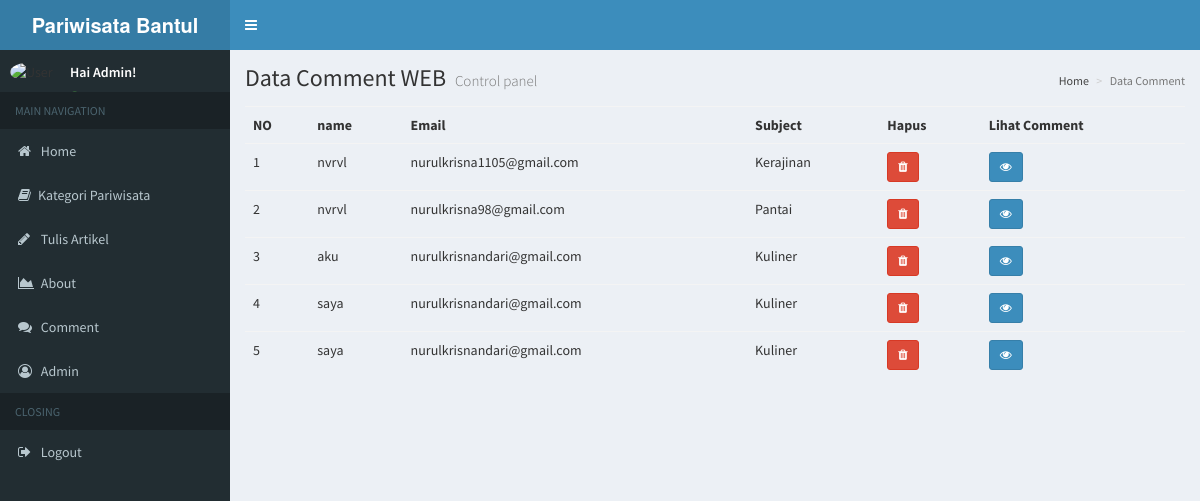
Page /index.php/comment on the committed database.
### tables this page shows
CREATE TABLE `comment` (
  `id_cmt` int(11) NOT NULL,
  `nm_cmt` varchar(50) NOT NULL,
  `email` varchar(50) NOT NULL,
  `subject` varchar(50) NOT NULL,
  `mssg` text NOT NULL
);

### application/controllers/Comment.php (called while the page is built, shortened)
<?php
class Comment extends CI_Controller {
	public function index()
	{
        $data['Comment'] = $this->Comment_model->tampil_data()->result();
        $this->load->view('dasboard/header');
        $this->load->view('dasboard/sidebar');
        $this->load->view('comment/commentview', $data);
        $this->load->view('dasboard/footer');
    }
}

### index.php (called while the page is built, shortened)
<?php
require_once BASEPATH.'core/CodeIgniter.php';

### application/models/Comment_model.php (called while the page is built, shortened)
<?php
class Comment_model extends CI_Model {
	public function tampil_data()
	{
      return $this->db->get('comment');
    }
}

### application/views/comment/commentview.php (the view)
<div class="content-wrapper">
    <section class="content-header">
      <h1>
        Data Comment WEB
        <small>Control panel</small>
      </h1>
      <ol class="breadcrumb">
        <li><a href="<?=site_url('Dashboards')?>"></i> Home</a></li>
        <li class="active">Data Comment</li>
      </ol>
    </section>
    <section class="content">
        <table class="table">
            <tr>
                <th>NO</th>
                <th>name</th>
                <th>Email</th>
                <th>Subject</th>
                <th>Hapus</th>
                <th>Lihat Comment</th>
            </tr>
            <?php
            $no = 1;
            foreach ($Comment as $reg) : ?>
                <tr>
                    <td><?php echo $no++ ?></td>
                    <td><?php echo $reg->nm_cmt ?></td>
                    <td><?php echo $reg->email ?></td>
                       <td><?php echo $reg->subject ?></td>
                    <td onclick="javascript: return confirm('Anda yakin ingin menghapus data ini?')"><?php echo anchor('Comment/hapus/'.$reg->id_cmt, '<div class="btn btn-danger btn-sm"><i class="fa fa-trash"></i></div>') ?></td>
                    <td><?php echo anchor('Comment/isi/'.$reg->id_cmt,'<div class="btn btn-primary btn-sm"><i class="fa fa-eye"></i></div>') ?></td>
                </tr>
            <?php endforeach; ?>
        </table>
    </section>
</div>

### application/views/dasboard/header.php (shortened to what this page needs)
<!DOCTYPE html>
<html>
<head>
  <link rel="stylesheet" href="<?php echo base_url() ?>tamp/bower_components/bootstrap/dist/css/bootstrap.min.css">
  <link rel="stylesheet" href="<?php echo base_url() ?>tamp/bower_components/font-awesome/css/font-awesome.min.css">
  <link rel="stylesheet" href="<?php echo base_url() ?>tamp/bower_components/Ionicons/css/ionicons.min.css">
  <link rel="stylesheet" href="<?php echo base_url() ?>tamp/dist/css/AdminLTE.min.css">
  <link rel="stylesheet" href="<?php echo base_url() ?>tamp/dist/css/skins/_all-skins.min.css">
  <link rel="stylesheet" href="<?php echo base_url() ?>tamp/bower_components/morris.js/morris.css">
  <link rel="stylesheet" href="<?php echo base_url() ?>tamp/bower_components/jvectormap/jquery-jvectormap.css">
  <link rel="stylesheet" href="<?php echo base_url() ?>tamp/bower_components/bootstrap-datepicker/dist/css/bootstrap-datepicker.min.css">
  <link rel="stylesheet" href="<?php echo base_url() ?>tamp/bower_components/bootstrap-daterangepicker/daterangepicker.css">
  <link rel="stylesheet" href="<?php echo base_url() ?>tamp/plugins/bootstrap-wysihtml5/bootstrap3-wysihtml5.min.css">
</head>
<body class="hold-transition skin-blue sidebar-mini">
<div class="wrapper">
  <header class="main-header">
    <a href="<?=site_url('Dashboards')?>" class="logo">
      <span class="logo-lg"><b>Pariwisata Bantul</b></span>
    </a>
    <nav class="navbar navbar-static-top">
      <a href="#" class="sidebar-toggle" data-toggle="push-menu" role="button">
      </a>
    </nav>
  </header>

### application/views/dasboard/sidebar.php
<aside class="main-sidebar">
  <section class="sidebar">
    <div class="user-panel">
      <div class="pull-left image">
        <img src="<?php echo base_url() ?>assets/images/tugu.png" class="img-circle" alt="User Image">
      </div>
      <div class="pull-left info">
        <p>Hai Admin!</p>
        <a href="#"><i class="fa fa-circle text-success"></i> Online</a>
      </div>
    </div>
    <ul class="sidebar-menu" data-widget="tree">
      <li class="header">MAIN NAVIGATION</li>
      <li class="active treeview">
        <li><a href="<?=site_url('Dashboards')?>">
          <i class="fa fa-home" aria-hidden="true"></i> <span>Home</span>
        </a>
      </li>
      <li class="active treeview">
        <li><a href="<?=site_url('Kategori')?>">
           <i class="fa fa-book"></i><span>Kategori Pariwisata</span>
        </a>
      </li>
      <li class="active treeview">
        <li><a href="<?=site_url('Artikel')?>">
          <i class="fa fa-pencil" aria-hidden="true"></i> <span>Tulis Artikel</span>
        </a>
      </li>
      <li class="active treeview">
        <li><a href="<?=site_url('about')?>">
         <i class="fa fa-area-chart" aria-hidden="true"></i> <span>About</span>
        </a>
      </li>
       <li class="active treeview">
        <li><a href="<?=site_url('Comment')?>">
          <i class="fa fa-comments" aria-hidden="true"></i> <span>Comment</span>
        </a>
      </li>
      <li class="active treeview">
        <li><a href="<?=site_url('Admin')?>">
          <i class="fa fa-user-circle-o" aria-hidden="true"></i> <span>Admin</span>
        </a>
      </li>
      <li class="header">CLOSING</li>
      <li>
      <a href="<?=site_url('Login/logout')?>">
        <i class="fa fa-sign-out"></i> <span>Logout</span></a></li>
    </ul>
  </section>
</aside>

### application/views/dasboard/footer.php (shortened to what this page needs)
</div>

### rows in the picture
comment: nm_cmt "nvrvl", email "nurulkrisna1105@gmail.com", subject "Kerajinan"
comment: nm_cmt "nvrvl", email "nurulkrisna98@gmail.com", subject "Pantai"
comment: nm_cmt "aku", email "nurulkrisnandari@gmail.com", subject "Kuliner"
comment: nm_cmt "saya", email "nurulkrisnandari@gmail.com", subject "Kuliner"
comment: nm_cmt "saya", email "nurulkrisnandari@gmail.com", subject "Kuliner"
